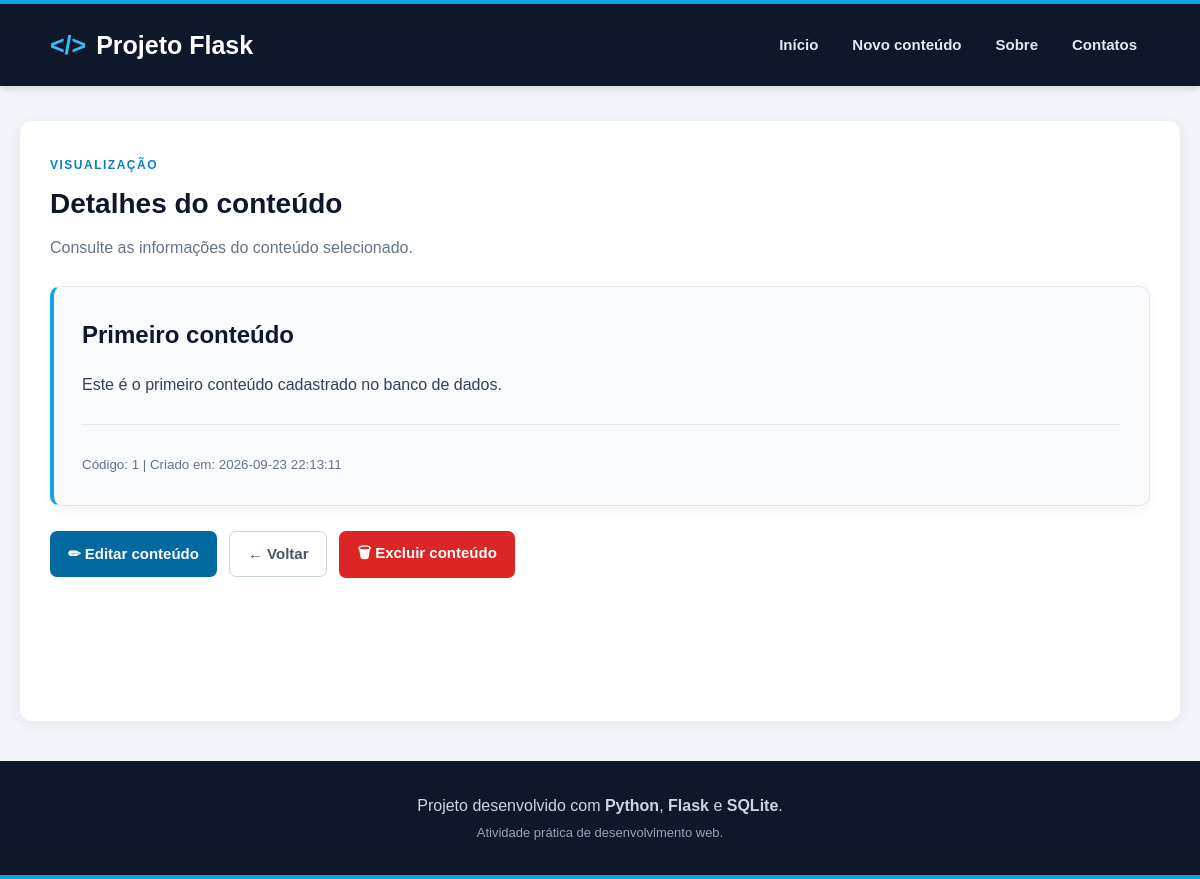
Screenshot of /view/1 with the database file from the repository.
### tables this page shows
CREATE TABLE content (
    c_id INTEGER PRIMARY KEY AUTOINCREMENT,
    c_title TEXT NOT NULL,
    c_text TEXT NOT NULL,
    c_created_at TIMESTAMP DEFAULT CURRENT_TIMESTAMP,
    c_status TEXT DEFAULT 'on'
);

### app.py (the view)
@app.route("/view/<int:c_id>")
def view(c_id):
    with sqlite3.connect(DATABASE) as conn:
        conn.row_factory = sqlite3.Row
        content = conn.execute("""
            SELECT
                c_id,
                c_title,
                c_text,
                c_created_at
            FROM content
            WHERE c_id = ?
              AND c_status = 'on'
        """, (c_id,)).fetchone()
    if content is None:
        return "Conteúdo não encontrado.", 404
    return render_template(
        "view.html",
        content=content
    )

### templates/view.html (shortened to what this page needs)
{% extends "_base.html" %}
{% block content %}
<section class="page-header">
    <span class="page-label">
        VISUALIZAÇÃO
    </span>
    <h2>Detalhes do conteúdo</h2>
    <p>
        Consulte as informações do conteúdo selecionado.
    </p>
</section>
<article class="content-view">
    <h2>
        {{ content["c_title"] }}
    </h2>
    <p>
        {{ content["c_text"] }}
    </p>
    <hr>
    <small>
        Código: {{ content["c_id"] }}
        |
        Criado em: {{ content["c_created_at"] }}
    </small>
</article>
<div class="form-actions">
    <a
        href="{{ url_for('edit', c_id=content['c_id']) }}"
        class="btn-primary"
    >
        ✏ Editar conteúdo
    </a>
    <a
        href="{{ url_for('index') }}"
        class="btn-secondary"
    >
        ← Voltar
    </a>
    <form
        method="POST"
        action="{{ url_for('delete', c_id=content['c_id']) }}"
        class="delete-form"
        onsubmit="return confirm('Tem certeza que deseja excluir este conteúdo?');"
    >
        <button
            type="submit"
            class="btn-danger"
        >
            🗑 Excluir conteúdo
        </button>
    </form>
</div>
{% endblock %}

### static/css/style.css (style rules this page uses)
* { box-sizing: border-box; }
html { scroll-behavior: smooth; }
body { margin: 0; font-family: Arial, Helvetica, sans-serif; background-color: #f1f5f9; color: #1e293b; line-height: 1.6; }
h1, h2, h3 { color: #0f172a; }
h2 { margin-top: 0; }
.main-container a { color: #0369a1; font-weight: 600; }
.page-header { margin-bottom: 25px; }
.page-label { display: inline-block; margin-bottom: 7px; color: #0284c7; font-size: 12px; font-weight: bold; letter-spacing: 1.5px; }
.page-header h2 { margin: 0 0 8px; font-size: 28px; }
.page-header p { margin: 0; color: #64748b; }
button { padding: 11px 18px; background-color: #0369a1; color: white; border: none; border-radius: 7px; font-size: 15px; font-weight: bold; cursor: pointer; transition: background-color 0.2s, transform 0.2s, box-shadow 0.2s; }
.form-actions { display: flex; align-items: center; flex-wrap: wrap; gap: 12px; margin-top: 25px; }
.btn-primary { display: inline-block; padding: 11px 18px; background-color: #0369a1; color: white; border: none; border-radius: 7px; text-decoration: none; font-size: 15px; font-weight: bold; cursor: pointer; transition: background-color 0.2s, transform 0.2s; }
.main-container a.btn-primary { color: white; text-decoration: none; }
.main-container .btn-secondary { display: inline-block; padding: 10px 18px; background-color: white; color: #475569; border: 1px solid #cbd5e1; border-radius: 7px; text-decoration: none; font-size: 15px; font-weight: bold; transition: background-color 0.2s, color 0.2s, border-color 0.2s, transform 0.2s; }
.btn-danger { display: inline-block; padding: 11px 18px; background-color: #dc2626; color: white; border: none; border-radius: 7px; font-size: 15px; font-weight: bold; cursor: pointer; transition: background-color 0.2s, transform 0.2s; }
.delete-form { margin: 0; padding: 0; }
article { line-height: 1.7; }
.content-view { padding: 28px; background-color: #f8fafc; border: 1px solid #e2e8f0; border-left: 4px solid #0ea5e9; border-radius: 10px; box-shadow: 0 4px 12px rgba(15, 23, 42, 0.04); }
.content-view h2 { margin-top: 0; margin-bottom: 15px; color: #0f172a; }
.content-view p { color: #334155; }
.content-view small { color: #64748b; }
hr { margin: 25px 0; border: 0; border-top: 1px solid #e2e8f0; }

### rows the page displays
content: c_title "Primeiro conteúdo", c_text "Este é o primeiro conteúdo cadastrado no banco de dados.", c_id "1", c_created_at "2026-09-23 22:13:11"
